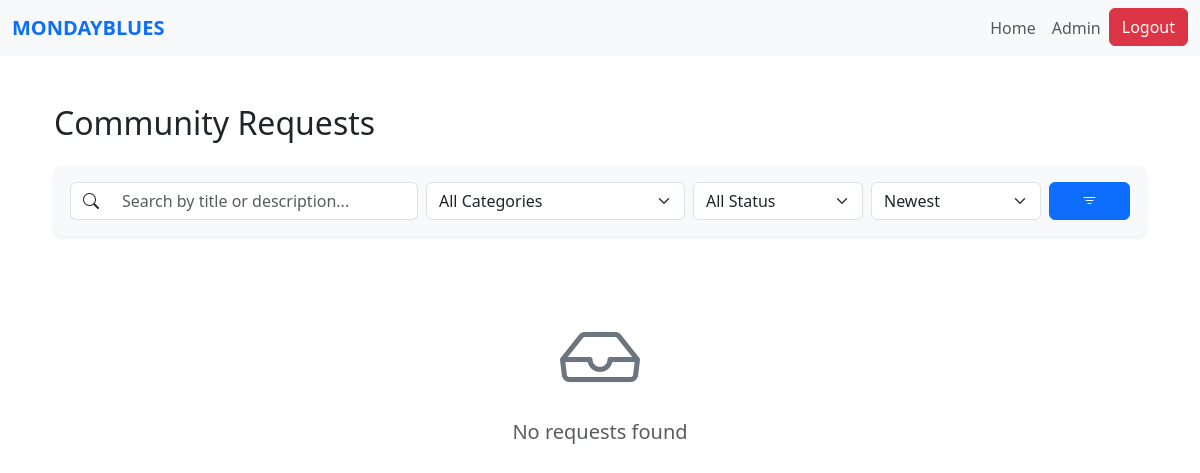
Page / (signed in) on the earlier database version.
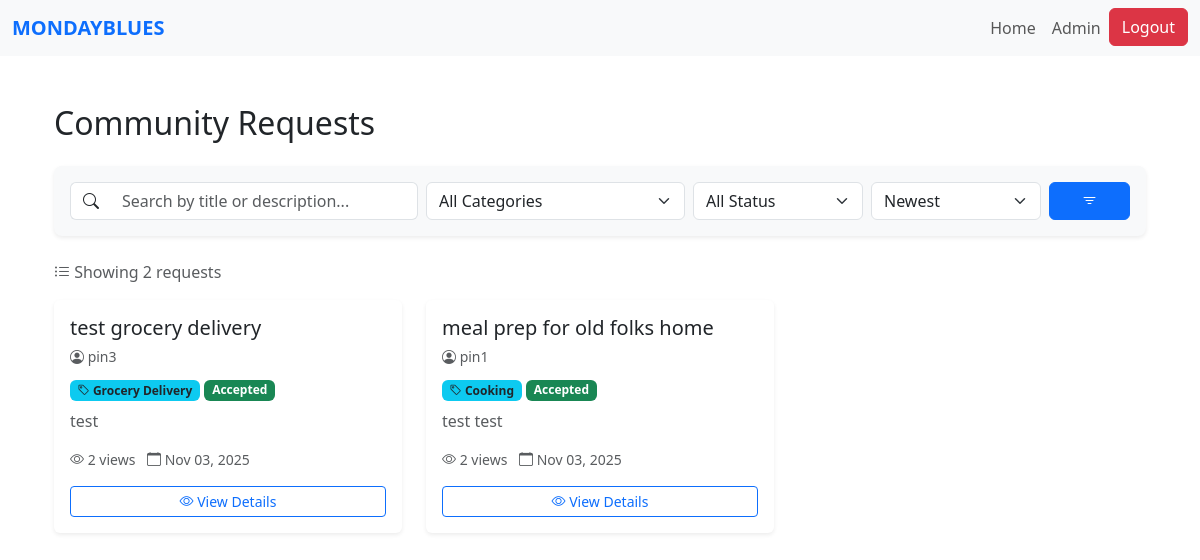
Same page on the later database version.
### website/models.py (models this page shows)
class Request(db.Model):
    id = db.Column(db.Integer, primary_key=True)
    title = db.Column(db.String(150), nullable=False)
    description = db.Column(db.Text, nullable=False)
    category_id = db.Column(db.Integer, db.ForeignKey('category.id'), nullable=False)
    category = db.relationship('Category', backref='requests')
    status = db.Column(db.String(20), default='Pending')  # Pending, Accepted, Completed
    scheduled_datetime = db.Column(db.DateTime, nullable=False)
    view_count = db.Column(db.Integer, default=0)
    date_created = db.Column(db.DateTime, default=datetime.utcnow)
    user_id = db.Column(db.Integer, db.ForeignKey('user.id'), nullable=False)
    volunteer_id = db.Column(db.Integer, db.ForeignKey('volunteer.id'), nullable=True)
    user = db.relationship('User', backref=db.backref('requests', lazy=True, cascade='all, delete-orphan'), lazy=True)
    volunteer = db.relationship('Volunteer', backref=db.backref('assigned_requests', lazy=True), lazy=True)

class User(db.Model, UserMixin):
    id = db.Column(db.Integer, primary_key=True)
    name = db.Column(db.String(150))
    email = db.Column(db.String(150), unique=True)
    password = db.Column(db.String(150))
    date_created = db.Column(db.DateTime(timezone=True), default=func.now())
    role = db.Column(db.String(50), default='PIN')
    status = db.Column(db.String(20), default='Pending')  # Pending, Approved, Suspended
    """    total_rating = db.Column(db.Float, default=0)
    num_ratings = db.Column(db.Integer, default=0)

    def update_rating(self, new_rating: float):
        #Update overall CSR rating with a new rating value.
        if self.num_ratings == 0:
            self.total_rating = new_rating
        else:
            self.total_rating = ((self.total_rating * self.num_ratings) + new_rating) / (self.num_ratings + 1)
        self.num_ratings += 1"""

class Category(db.Model):
    id = db.Column(db.Integer, primary_key=True)
    name = db.Column(db.String(100), unique=True, nullable=False)
    description = db.Column(db.String(250))
    date_created = db.Column(db.DateTime, default=datetime.utcnow)

### website/views.py (the view, shortened to what this page needs)
@views.route('/')
def home():
    if not current_user.is_authenticated:
        return redirect(url_for('auth.login'))
    categories = Category.query.order_by(Category.name).all()
    search_query = request.args.get('q', '').strip()
    category_filter = request.args.get('category', '')
    status_filter = request.args.get('status', '')
    sort_by = request.args.get('sort', 'newest')
    query = Request.query
    if category_filter:
        query = query.join(Category).filter(Category.name == category_filter)
    if status_filter:
        query = query.filter(Request.status == status_filter)
    if sort_by == 'oldest':
        query = query.order_by(Request.date_created.asc())
    elif sort_by == 'views':
        query = query.order_by(Request.view_count.desc())
    elif sort_by == 'title':
        query = query.order_by(Request.title.asc())
    else:  # newest (default)
        query = query.order_by(Request.date_created.desc())
    requests = query.all()
    return render_template(
        'home.html',
        user=current_user,
        requests=requests,
        categories=categories
    )

### website/templates/home.html (shortened to what this page needs)
{% extends "base.html" %}
{% block content %}
<div class="container my-5">
  <div class="d-flex justify-content-between align-items-center mb-4">
    <h2 class="mb-0">Community Requests</h2>
  </div>
  <form method="GET" action="{{ url_for('views.home') }}" class="bg-light p-3 rounded-3 mb-4 shadow-sm">
    <div class="row g-2 align-items-center">
      <div class="col-md-4">
        <div class="input-group">
          <span class="input-group-text bg-white border-end-0">
            <i class="bi bi-search"></i>
          </span>
          <input
            type="text"
            class="form-control border-start-0"
            name="q"
            placeholder="Search by title or description..."
            value="{{ request.args.get('q', '') }}"
          >
        </div>
      </div>
      <div class="col-md-3">
        <select class="form-select" name="category" onchange="this.form.submit()">
          <option value="">All Categories</option>
        </select>
      </div>
      <div class="col-md-2">
        <select class="form-select" name="status" onchange="this.form.submit()">
          <option value="">All Status</option>
        </select>
      </div>
      <div class="col-md-2">
        <select class="form-select" name="sort" onchange="this.form.submit()">
          <option value="newest" {% if request.args.get('sort')=='newest' %}selected{% endif %}>Newest</option>
        </select>
      </div>
      <div class="col-md-1">
        <button type="submit" class="btn btn-primary w-100">
          <i class="bi bi-filter"></i>
        </button>
      </div>
    </div>
  </form>
  {% if requests %}
    <p class="text-muted mb-3">
      <i class="bi bi-list-ul"></i> Showing {{ requests|length }} request{% if requests|length != 1 %}s{% endif %}
    </p>
  {% endif %}
  <div class="row g-4">
    {% if requests %}
      {% for req in requests %}
        {% if req.user.status != "Suspended" %}
          <div class="col-md-4">
            <div class="card h-100 border-0 shadow-sm hover-shadow transition">
              <div class="card-body d-flex flex-column">
                <div class="mb-2">
                  <h5 class="card-title text-dark mb-1">{{ req.title }}</h5>
                  <small class="text-muted">
                    <i class="bi bi-person-circle"></i> {{ req.user.name }}
                  </small>
                </div>
                <div class="mb-2">
                  <span class="badge bg-info text-dark">
                    <i class="bi bi-tag"></i> {{ req.category.name }}
                  </span>
                  <span class="badge
                    {% if req.status == 'Pending' %}bg-warning text-dark
                    {% elif req.status == 'Assigned' %}bg-primary
                    {% elif req.status == 'Accepted' %}bg-success
                    {% elif req.status == 'Completed' %}bg-secondary
                    {% else %}bg-light text-dark{% endif %}
                  ">
                    {{ req.status }}
                  </span>
                </div>
                <p class="text-muted flex-grow-1">
                  {{ req.description[:100] }}{% if req.description|length > 100 %}...{% endif %}
                </p>
                <div class="text-muted small mb-3">
                  <i class="bi bi-eye"></i> {{ req.view_count }} views
                  <span class="ms-2">
                    <i class="bi bi-calendar"></i> {{ req.date_created.strftime('%b %d, %Y') }}
                  </span>
                </div>
                <div class="mt-auto">
                  {% if current_user.is_authenticated and req.user_id == current_user.id %}
                    <div class="btn-group w-100" role="group">
                      <a href="{{ url_for('views.view_request', id=req.id) }}" class="btn btn-outline-secondary btn-sm">
                        <i class="bi bi-eye"></i> View
                      </a>
                      <a href="{{ url_for('views.edit_request', id=req.id) }}" class="btn btn-primary btn-sm">
                        <i class="bi bi-pencil"></i> Edit
                      </a>
                      <form action="{{ url_for('csr.delete_request', request_id=req.id) }}" method="POST" onsubmit="return confirm('Are you sure you want to delete this request?');">
                        <button class="btn btn-danger btn-sm" type="submit">
                          <i class="bi bi-trash"></i> Delete
                        </button>
                      </form>
                    </div>
                  {% else %}
                    <a href="{{ url_for('views.view_request', id=req.id) }}" class="btn btn-outline-primary w-100 btn-sm">
                      <i class="bi bi-eye"></i> View Details
                    </a>
                  {% endif %}
                </div>
              </div>
            </div>
          </div>
        {% endif %}
      {% endfor %}
    {% else %}
      <div class="col-12">
        <div class="text-center py-5">
          <i class="bi bi-inbox display-1 text-secondary"></i>
          <h5 class="text-muted mt-3">No requests found</h5>
        </div>
      </div>
    {% endif %}
  </div>
</div>
<link rel="stylesheet" href="https://cdn.jsdelivr.net/npm/bootstrap-icons@1.10.0/font/bootstrap-icons.css">
{% endblock %}

### website/templates/base.html (shortened to what this page needs)
<!DOCTYPE html>
<html lang="en">
<head>
  <link
    href="https://cdn.jsdelivr.net/npm/bootstrap@5.3.3/dist/css/bootstrap.min.css"
    rel="stylesheet"
  />
</head>
<body>
  <nav class="navbar navbar-expand-lg navbar-light bg-light">
    <div class="container-fluid">
      <a class="navbar-brand text-uppercase fw-semibold text-primary" href="/">MondayBlues</a>
      <div class="collapse navbar-collapse" id="navbarNav">
        <ul class="navbar-nav ms-auto">
          {% if current_user.is_authenticated %}
            <li class="nav-item">
              <a class="nav-link" href="/">Home</a>
            </li>
            {% if current_user.role == 'PIN' %}
              <li class="nav-item">
                <a class="nav-link" href="{{ url_for('pin.pin_profile') }}">Profile</a>
              </li>
            {% elif current_user.role == 'Volunteer' %}
              <li class="nav-item">
                <a class="nav-link" href="{{ url_for('volunteer.volunteer_dashboard') }}">Dashboard</a>
              </li>
            {% elif current_user.role == 'Admin' %}
              <li class="nav-item">
                <a class="nav-link" href="/admin">Admin</a>
              </li>
            {% else %}
              <li class="nav-item">
                <a class="nav-link" href="#">Profile</a>
              </li>
            {% endif %}
            <li class="nav-item">
              <a class="btn btn-danger" type="button" href="/logout">Logout</a>
            </li>
          {% endif %}
        </ul>
      </div>
    </div>
  </nav>
  <div class="container mt-4">
    {% block content %}
    {% endblock %}
  </div>
</body>
</html>

### website/templates/home.html (style rules this page uses)
.hover-shadow { transition: all 0.3s ease; }
.transition { transition: all 0.3s ease; }

Differences in the rows shown:
added Request: title "test grocery delivery", user.name "pin3", category.name "Grocery Delivery", status "Accepted", description "test", view_count "2", date_created "Nov 03, 2025"
added Request: title "meal prep for old folks home", user.name "pin1", category.name "Cooking", status "Accepted", description "test test", view_count "2", date_created "Nov 03, 2025"
Other differences:
{{ requests|length }}: (not shown) → "2"
text no longer shown: "No requests found"
text now shown: "Showing request s"
